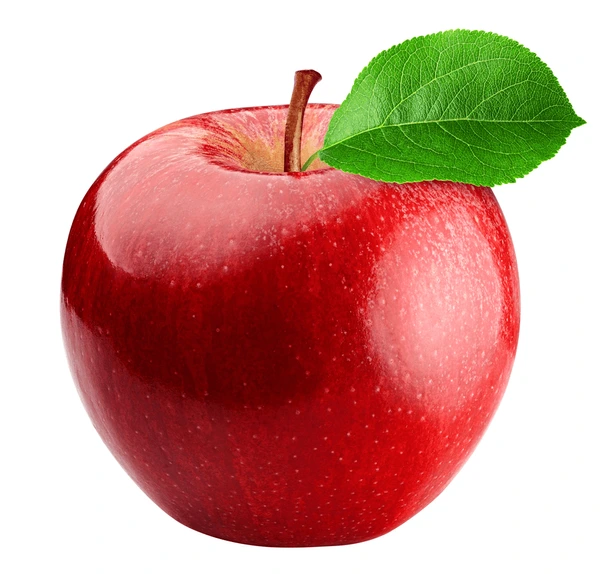
#> input picture 3rd yr/6thSem/CG/prog8img.webp, 600 x 574 px
$ jupyter execute prog10.ipynb   (older library calls are emulated)
#> lines starting #> are read from the running program, lines starting #| are printed output that depends on the picture; after the words box and inside, x2 and y2 are one past the last pixel; in counts of white or black regions, pixels touching at a corner belong together
[cell 1]
import cv2
import numpy as np
import matplotlib.pyplot as plt

image = cv2.imread('prog8img.webp')
#> image is the input picture: shape (574, 600, 3); mean B, G, R 145.3, 155.7, 205.4
image_mat = cv2.cvtColor(image, cv2.COLOR_BGR2RGB)
gray_image = cv2.cvtColor(image, cv2.COLOR_BGR2GRAY)
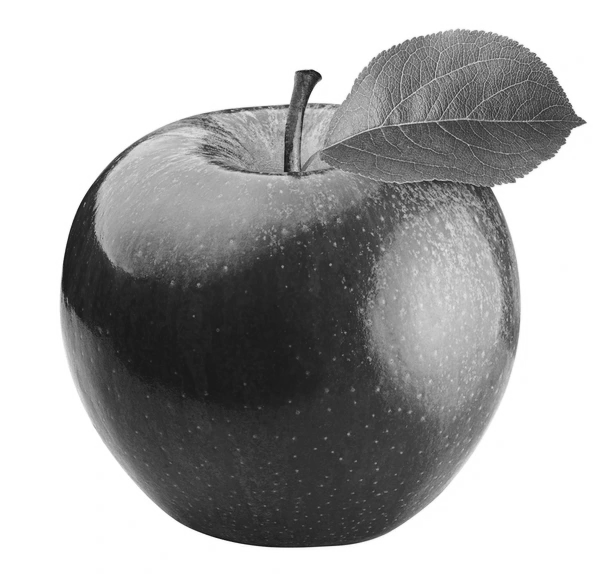
#> gray_image: shape (574, 600); min 21, max 255, mean 169.3

sobel_x = np.array([[-1, 0, 1],
                   [-2, 0, 2],
                   [-1, 0, 1]])

sobel_y = np.array([[-1, -2, -1],
                   [0, 0, 0],
                   [1, 2, 1]])

edges_x = cv2.filter2D(gray_image, -1, sobel_x)
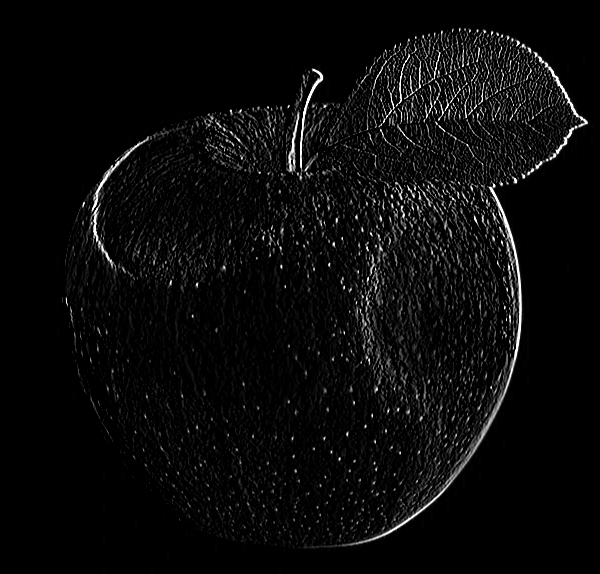
#> edges_x: shape (574, 600); min 0, max 255, mean 10.4
edges_y = cv2.filter2D(gray_image, -1, sobel_y)
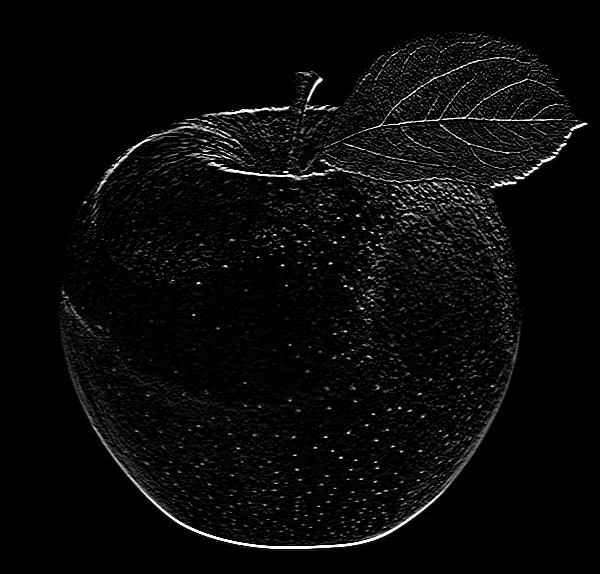
#> edges_y: shape (574, 600); min 0, max 255, mean 9.2
edges = cv2.addWeighted(edges_x, 0.5, edges_y, 0.5, 0)
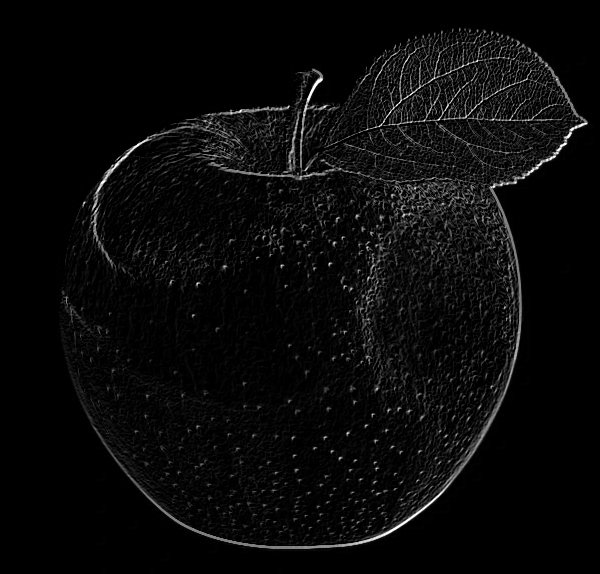
#> edges: shape (574, 600); min 0, max 255, mean 9.8

sobelx = cv2.Sobel(gray_image, cv2.CV_64F, 1, 0, ksize=5)
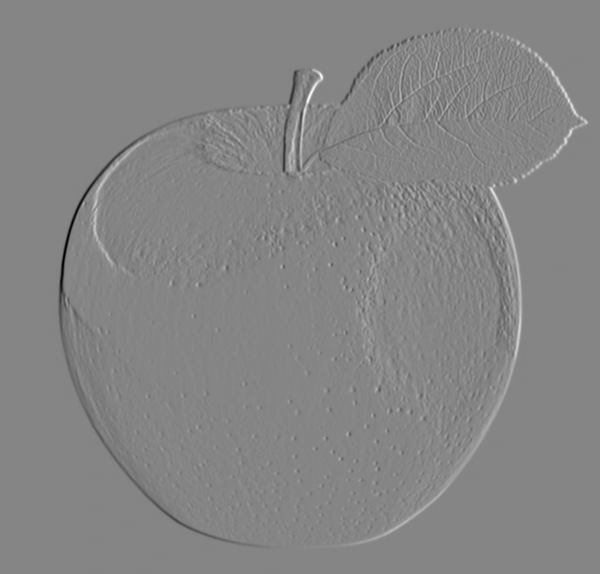
#> sobelx: shape (574, 600) float64; min -10682, max 9775, mean 0; drawn with min black and max white
sobely = cv2.Sobel(gray_image, cv2.CV_64F, 0, 1, ksize=5)
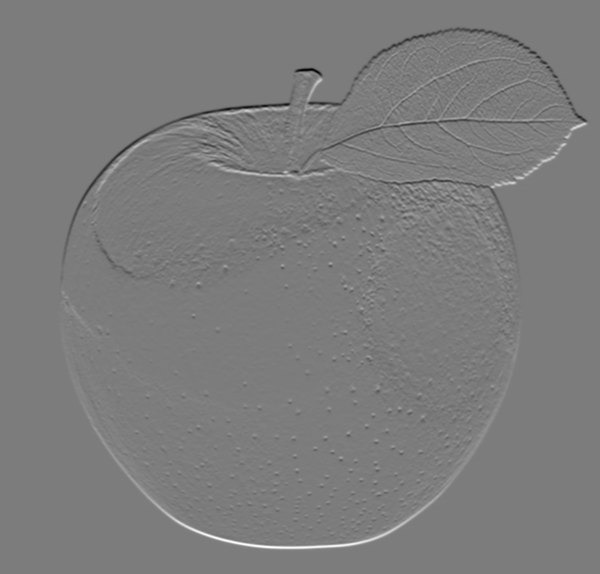
#> sobely: shape (574, 600) float64; min -10186, max 10661, mean 0; drawn with min black and max white
texture = sobelx + sobely

l_title = ["Original", "Edge Detection", "Texture Extraction"]
l_var = [image_mat, edges, texture]

fig, axs = plt.subplots(1, 3)
fig.tight_layout(pad=1.0)
for i in range(3):
    axs[i].imshow(l_var[i])
    axs[i].set_title(l_title[i])

plt.show()

### Given by ma'am
### This section requires an extra window which is not available automatically hence you can uuse the code below
# [7 lines of commented-out code are left out]
contours, _ = cv2.findContours(edges, cv2.RETR_EXTERNAL, cv2.CHAIN_APPROX_SIMPLE)
#> contours = 111 contours, 110 with area under 20; largest, box (x1, y1, x2, y2) and area: (55, 23, 594, 554) 192198

# Draw contours on the original image
contour_image = image_mat.copy()
cv2.drawContours(contour_image, contours, -1, (0, 255, 0), 2)
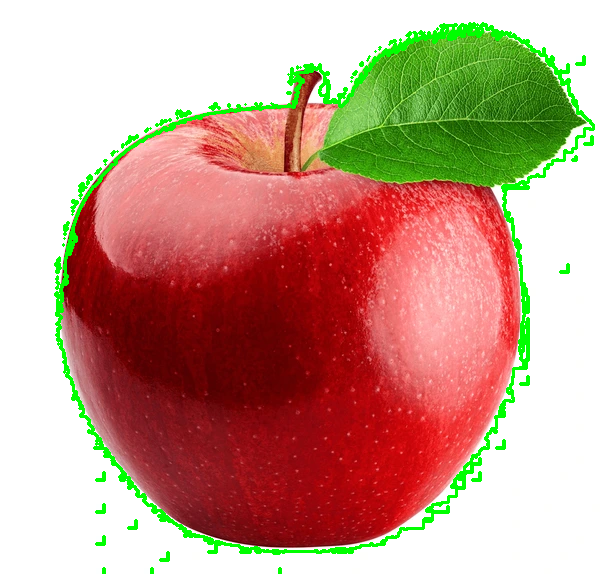
#> contour_image: shape (574, 600, 3); mean R, G, B 197.2, 156.9, 137.9

# Display the image with contours using matplotlib
plt.imshow(contour_image)
plt.title("Contours")
plt.show()

$ run again, with 3rd yr/6thSem/CG/fruit.jpg saved as 3rd yr/6thSem/CG/prog8img.webp
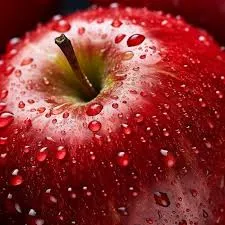
#> input picture 3rd yr/6thSem/CG/fruit.jpg, 225 x 225 px
#> image is the input picture: shape (225, 225, 3); mean B, G, R 48, 50, 140.8
#> `texture = sobelx + sobely`:
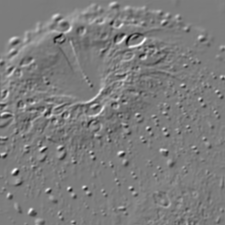
#> texture: shape (225, 225) float64; min -12344, max 12832, mean 5.2; drawn with min black and max white
#> contours = 29 contours, 25 with area under 20; largest, box (x1, y1, x2, y2) and area: (0, 0, 225, 225) 46144, (215, 0, 225, 24) 118, (195, 0, 206, 8) 26, (181, 0, 189, 13) 25
#> `cv2.drawContours(contour_image, contours, -1, (0, 255, 0), 2)`:
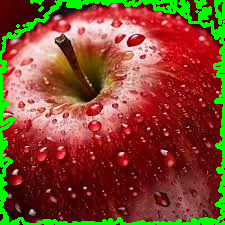
#> contour_image: shape (225, 225, 3); mean R, G, B 131.8, 73, 46.4

$ run again, with 3rd yr/6thSem/CG/rect.png saved as 3rd yr/6thSem/CG/prog8img.webp
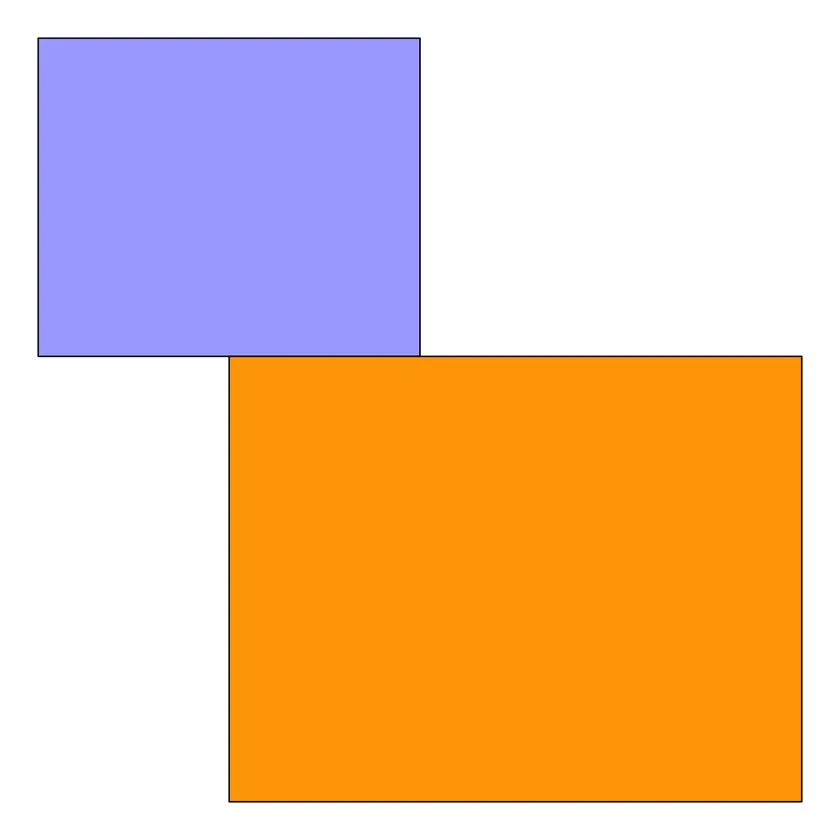
#> input picture 3rd yr/6thSem/CG/rect.png, 840 x 840 px, shrunk from 1224 x 1224 before the run
#> image is the input picture: shape (840, 840, 3); mean B, G, R 164.9, 197.5, 235.4
#> contours = 84 contours, 83 with area under 20; largest, box (x1, y1, x2, y2) and area: (32, 32, 811, 813) 388086
#> `cv2.drawContours(contour_image, contours, -1, (0, 255, 0), 2)`:
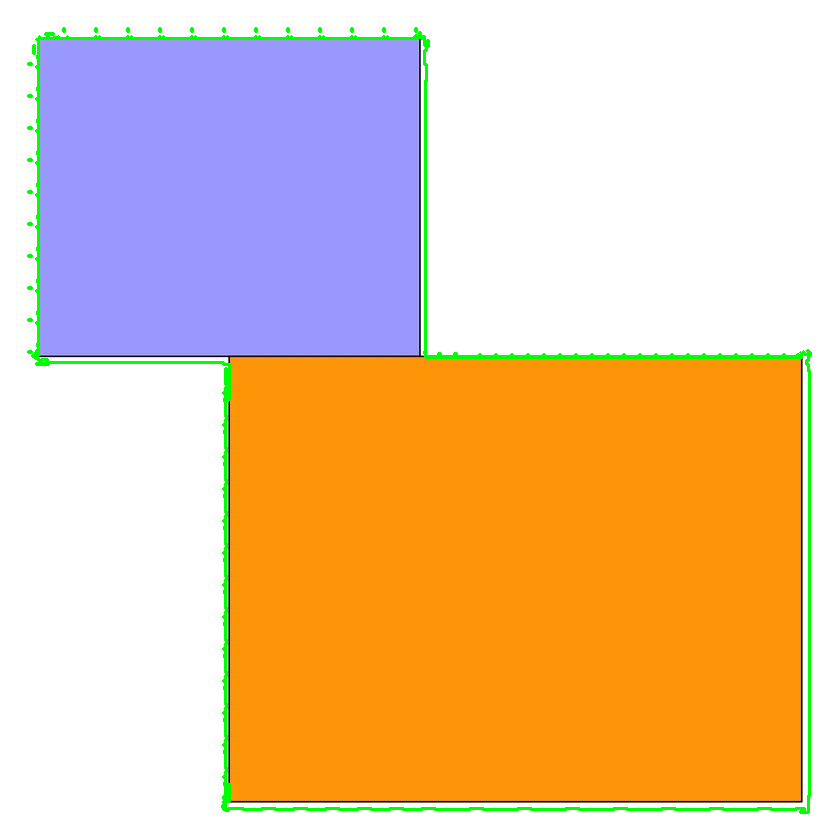
#> contour_image: shape (840, 840, 3); mean R, G, B 232.1, 198.3, 161.7
